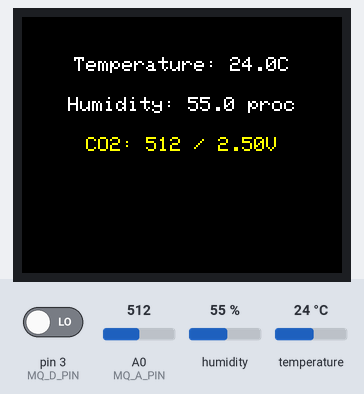
The sketch below on a simulated Arduino Uno, built with avr-gcc and run on an emulated ATmega328P. Parts: 160×128 colour display. Inputs (shaded band) come from the test bench; at power-on: humidity 55 %, A0 (MQ_A_PIN) = 512, temperature 24 °C, pin 3 (MQ_D_PIN) LOW.

Above: at 1.3 s.
1.4 s: humidity set to 22 %
At 2.6 s:
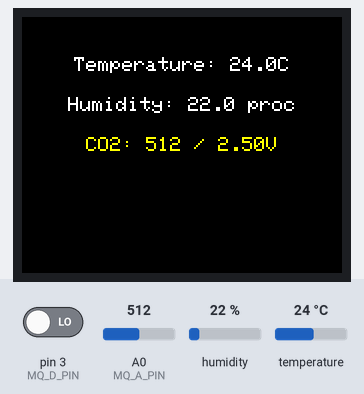
4.1 s: A0 (MQ_A_PIN) set to 490
At 4.6 s:
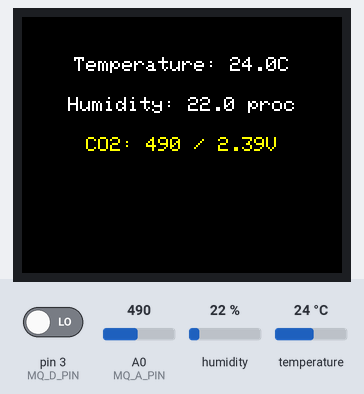
6.8 s: temperature set to 12 °C
At 9.5 s:
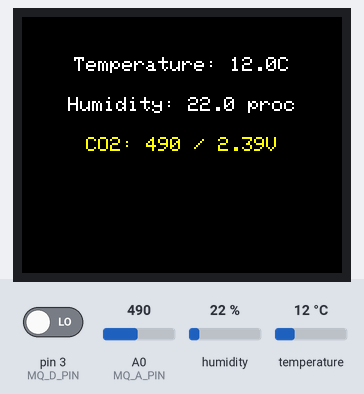
9.8 s: A0 (MQ_A_PIN) set to 510
At 11.6 s:
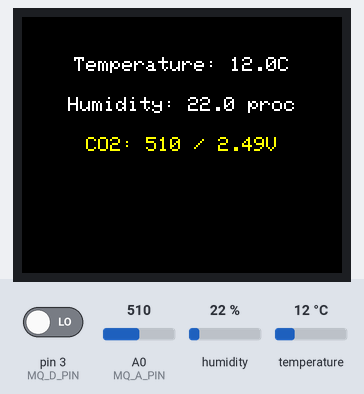
12.5 s: humidity set to 40 %
At 15.4 s:
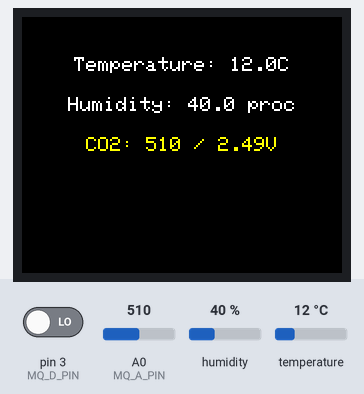
18.5 s: A0 (MQ_A_PIN) set to 306
At 19.2 s:
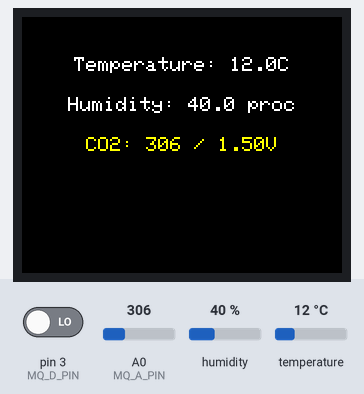
Timing chart, 0 to 21.5 s (numbered marks = the images above; inputs shaded):
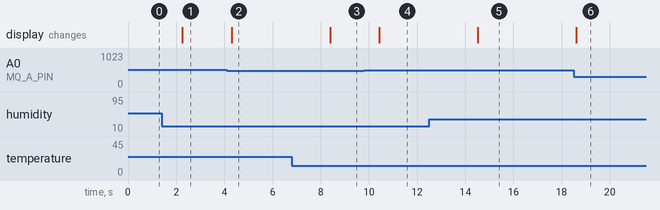

Measured:
- after the input at 1.4 s, the display: changes after 0.86 s (image 1)
- after the input at 4.1 s, the display: changes after 0.20 s (image 2)
- after the input at 6.8 s, the display: changes after 1.6 s (image 3)
- after the input at 9.8 s, the display: changes after 0.63 s (image 4)
- after the input at 12.5 s, the display: changes after 2.0 s (image 5)
- after the input at 18.5 s, the display: changes after 0.11 s (image 6)

The sketch:

weather.ino
```cpp
#include <SPI.h>
#include <Adafruit_GFX.h>
#include <Adafruit_ST7735.h>
#include <DHT.h>
// Simple Weather & Air Quality Monitor
// - Wyświetla temperaturę i wilgotność z czujnika DHT22
// - Odczytuje wartość analogową z modułu MQ-135 i przelicza na napięcie
// - Wyświetla dane na wyświetlaczu TFT (ST7735)

#include <SPI.h>
#include <Adafruit_GFX.h>
#include <Adafruit_ST7735.h>
#include <DHT.h>

// TFT (ST7735) - piny podłączone do Arduino
#define TFT_CS   10
#define TFT_DC    9
#define TFT_RST   8

Adafruit_ST7735 tft = Adafruit_ST7735(TFT_CS, TFT_DC, TFT_RST);

// DHT22 - czujnik temperatury i wilgotności
#define DHTPIN 2
#define DHTTYPE DHT22
DHT dht(DHTPIN, DHTTYPE);

// MQ-135 - czujnik jakości powietrza
// MQ_A_PIN: analogowy odczyt (A0)
// MQ_D_PIN: cyfrowy wyjście alarmowe (D3) zależne od progu na module
#define MQ_A_PIN A0
#define MQ_D_PIN 3
int mqThreshold = 500; // przykładowy próg (można dopasować)

// Y-koordynaty, gdzie rysujemy kolejne linie tekstu na TFT
int16_t yTemp = 20;
int16_t yHum  = 40;
int16_t yGas  = 60;

// Rysuje tekst wyśrodkowany na ekranie w danym wierszu 'y'
void drawCenteredText(const String &text, int16_t y, uint16_t color) {
  int16_t x1, y1;
  uint16_t w, h;
  tft.setTextSize(1); // rozmiar tekstu (1 = najmniejszy)
  // oblicz szerokość tekstu, żeby go wyśrodkować
  tft.getTextBounds(text, 0, y, &x1, &y1, &w, &h);
  tft.setCursor((tft.width() - w) / 2, y);
  tft.setTextColor(color, ST77XX_BLACK);
  tft.print(text);
}

void setup() {
  // Inicjalizacja TFT
  tft.initR(INITR_BLACKTAB);
  tft.setRotation(1);
  tft.fillScreen(ST77XX_BLACK);

  // Inicjalizacja DHT22
  dht.begin();

  // MQ-135 D0 jako wejście cyfrowe (alarm/threshold)
  pinMode(MQ_D_PIN, INPUT);
}

void loop() {
  // Odczyty z DHT22
  float temperature = dht.readTemperature();
  float humidity = dht.readHumidity();

  // Odczyty z MQ-135
  int gasRaw = analogRead(MQ_A_PIN);  // wartość 0..1023
  // przeliczenie surowej wartości ADC na napięcie (przy zasilaniu 5V)
  float gasVoltage = gasRaw * (5.0 / 1023.0);
  int gasDigital = digitalRead(MQ_D_PIN); // 0 lub 1 w zależności od progu

  // Czyścimy ekran przed rysowaniem (proste odświeżanie)
  tft.fillScreen(ST77XX_BLACK);

  // Sprawdzenie błędów odczytu DHT (czasami czujnik zwraca NaN)
  if (isnan(temperature) || isnan(humidity)) {
    drawCenteredText("Blad odczytu DHT22", tft.height()/2 - 4, ST77XX_RED);
  } else {
    // Wyświetlenie temperatury i wilgotności (1 miejsce po przecinku)
    drawCenteredText("Temperature: " + String(temperature,1) + "C", yTemp, ST77XX_WHITE);
    drawCenteredText("Humidity: " + String(humidity,1) + " proc", yHum, ST77XX_WHITE);
  }

  // Wyświetlenie surowego odczytu MQ i odpowiadającego mu napięcia
  // UWAGA: MQ-135 wymaga kalibracji, ta wartość nie jest bezpośrednim ppm
  drawCenteredText("CO2: " + String(gasRaw) + " / " + String(gasVoltage,2) + "V", yGas, ST77XX_YELLOW);

  // Prosty delay zgodny z czasem odświeżania DHT22 (~2s)
  delay(2000);
}
```
